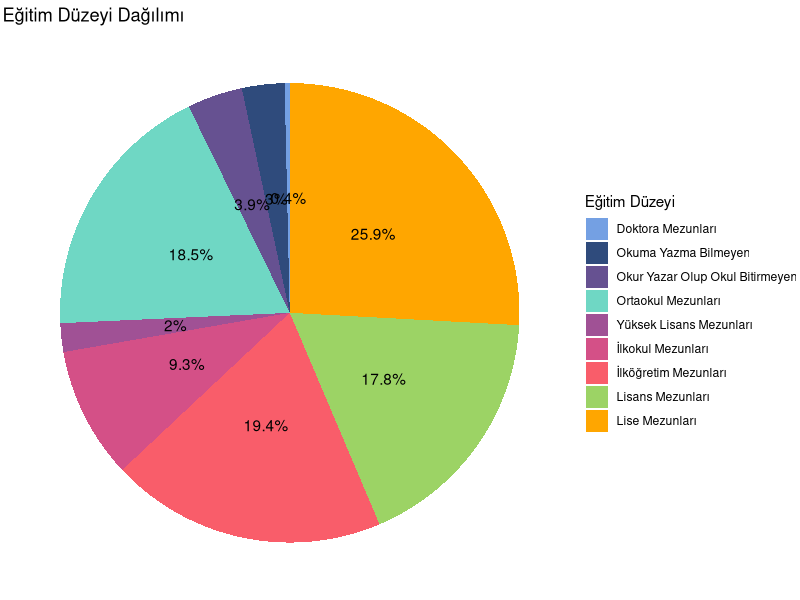
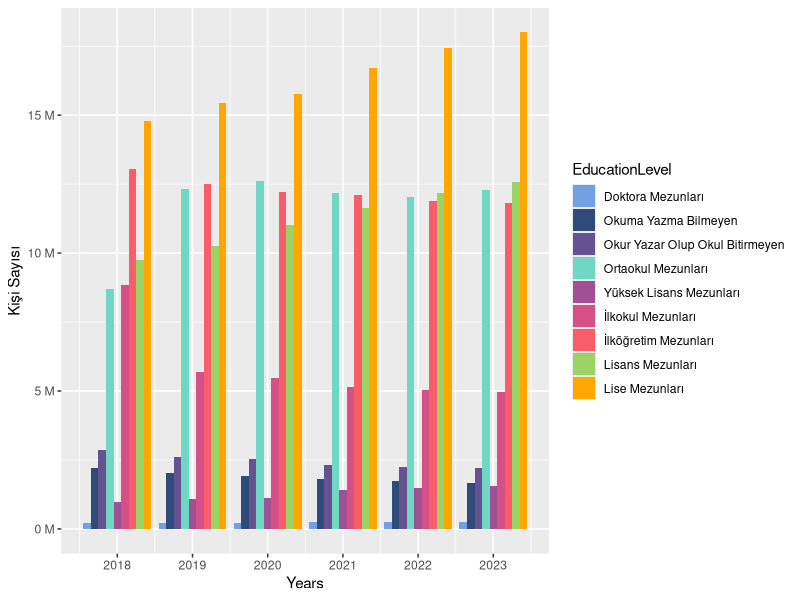
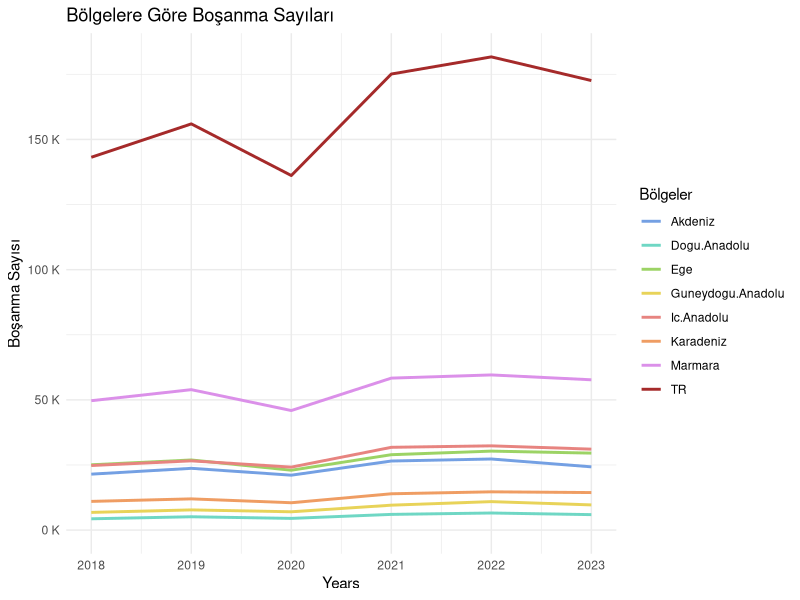
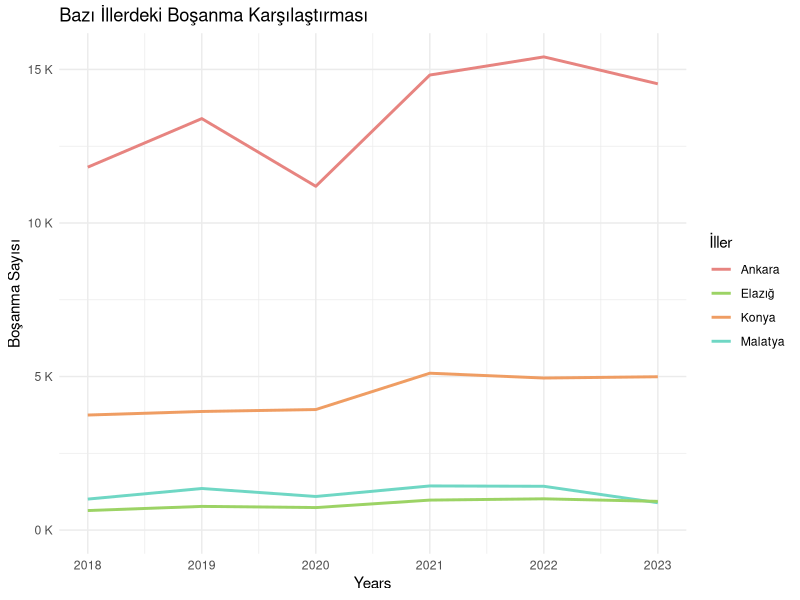
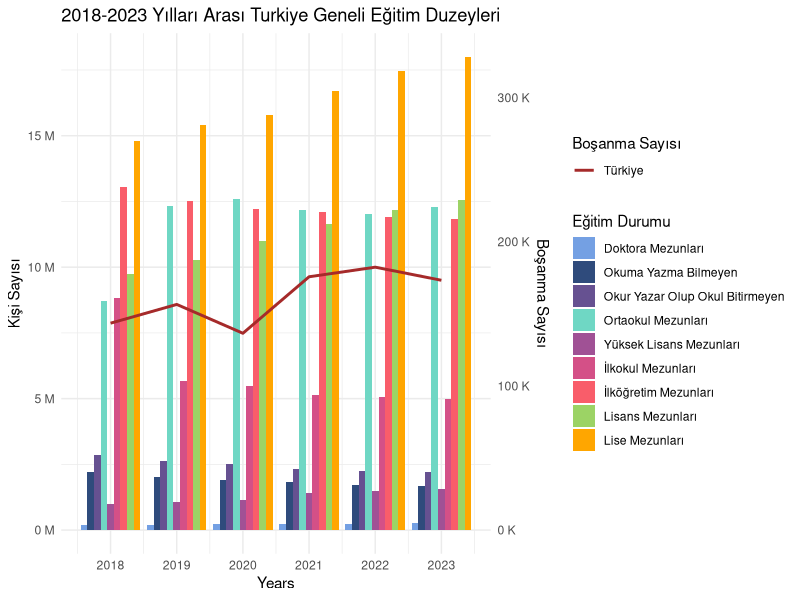
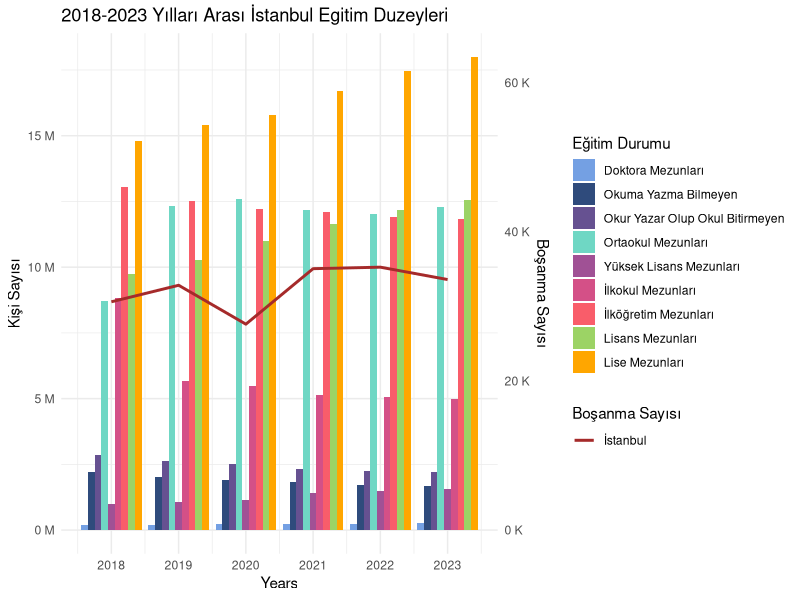
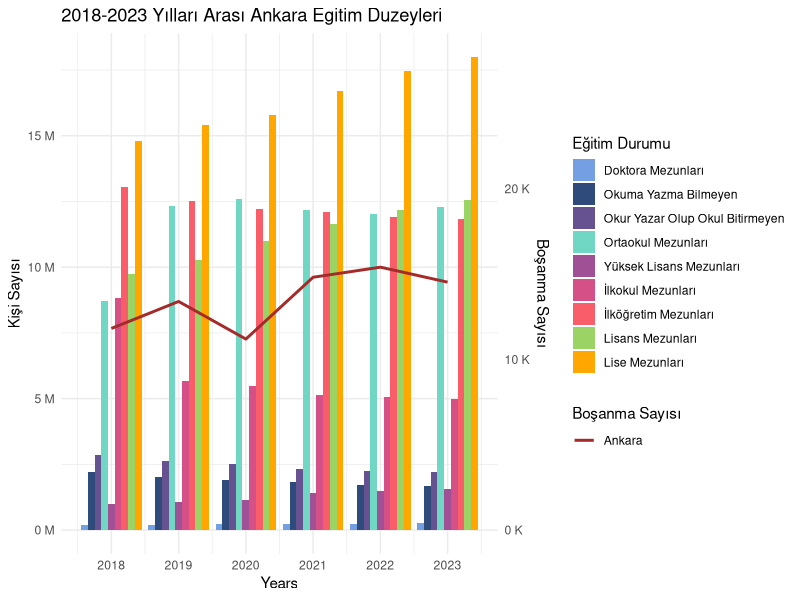
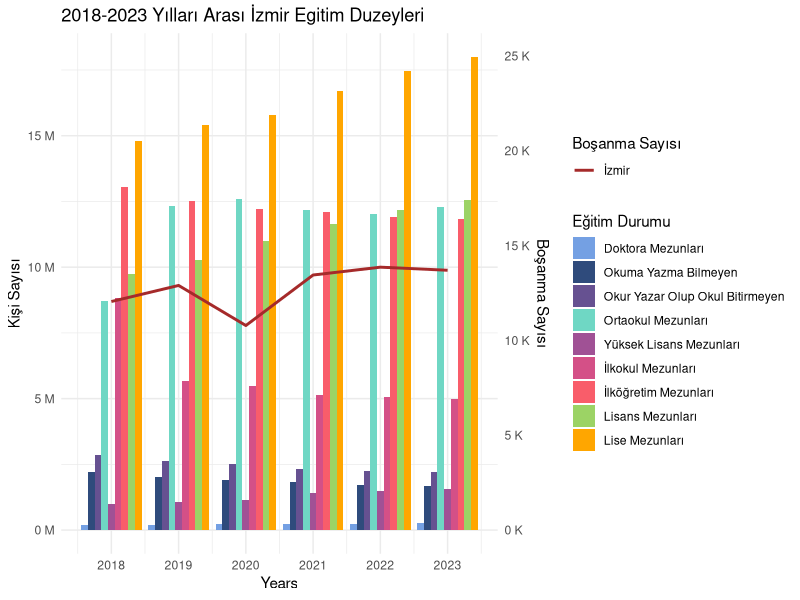

These charts were generated, in order, by the following R code:
## ---- chunk 1

# Kütüphaneler
suppressPackageStartupMessages(library(readr))
suppressPackageStartupMessages(library(ggplot2))
suppressPackageStartupMessages(library(dplyr))
suppressPackageStartupMessages(library(tidyr))  # pivot_longer fonksiyonu için

# Read bar data
bar_data <- read.csv("./calisma2-veriler/veri_edited_en.csv", header = TRUE, encoding = "UTF-8", sep = ";")

# bar_data ilk 10 satır
knitr::kable(head(bar_data, 10), caption = "Veri Setinin İlk 10 Satırı")

# Reshape bar data to long format
bar_data_long <- bar_data %>%
  pivot_longer(cols = c("illiterate_total", "literate_without_diploma_total", "primary_school_total", "primary_education_total",
                        "lower_secondary_school_total", "upper_secondary_school_total",
                        "universities_and_other_higher_educational_institutions_total",
                        "master_total", "doctorate_total"), names_to = "EducationLevel", values_to = "Total")

# Eğitim düzeyi dağılımı için pie chart
education_summary <- bar_data_long %>%
    group_by(EducationLevel) %>%
    summarize(Total = sum(Total, na.rm = TRUE))

  print(ggplot(education_summary, aes(x = "", y = Total, fill = EducationLevel)) +
    geom_bar(stat = "identity", width = 1) +
    coord_polar("y", start = 0) +
    labs(title = "Eğitim Düzeyi Dağılımı", fill = "Eğitim Düzeyi") +
    theme_void() +
    geom_text(aes(label = paste0(round((Total / sum(Total)) * 100, 1), "%")), 
              position = position_stack(vjust = 0.5)) +
      scale_fill_manual(values = c("doctorate_total" ="#74a0e3",
                               "illiterate_total" = "#2f4b7c", 
                               "literate_without_diploma_total" = "#665191",
                               "lower_secondary_school_total" = "#6fd7c4",
                               "master_total" = "#a05195",
                               "primary_education_total" = "#d45087",
                               "primary_school_total" = "#f95d6a", "universities_and_other_higher_educational_institutions_total" ="#9cd365",
                               "upper_secondary_school_total" ="#ffa600"
                               ),
                    labels = c("Doktora Mezunları",
                               "Okuma Yazma Bilmeyen",
                               "Okur Yazar Olup Okul Bitirmeyen",
                               "Ortaokul Mezunları",
                               "Yüksek Lisans Mezunları",
                               "İlkokul Mezunları",
                               "İlköğretim Mezunları",
                               "Lisans Mezunları",
                               "Lise Mezunları"
                               )))

#Create bar graph through years w/ education data
print(ggplot(bar_data_long, aes(x = year, fill = EducationLevel)) +
      geom_bar(aes(y = Total), stat = "identity", position = "dodge", alpha = 1) +
        scale_fill_manual(values = c("doctorate_total" ="#74a0e3",
                               "illiterate_total" = "#2f4b7c", 
                               "literate_without_diploma_total" = "#665191",
                               "lower_secondary_school_total" = "#6fd7c4",
                               "master_total" = "#a05195",
                               "primary_education_total" = "#d45087",
                               "primary_school_total" = "#f95d6a", "universities_and_other_higher_educational_institutions_total" ="#9cd365",
                               "upper_secondary_school_total" ="#ffa600"
                               ),
                    labels = c("Doktora Mezunları",
                               "Okuma Yazma Bilmeyen",
                               "Okur Yazar Olup Okul Bitirmeyen",
                               "Ortaokul Mezunları",
                               "Yüksek Lisans Mezunları",
                               "İlkokul Mezunları",
                               "İlköğretim Mezunları",
                               "Lisans Mezunları",
                               "Lise Mezunları"
                               )) +
        scale_y_continuous(
      name = "Kişi Sayısı",
      labels = function(x) paste(x / 1e6, "M"),
      limits = c(0, NA)
    ) +
    scale_x_continuous(
      name = "Years",
      breaks = 2018:2023
    ))

# Read line data
line_data <- read.csv("./calisma2-veriler/bosanma_verisi_edited.csv", header = TRUE, encoding = "UTF-8", sep = ";")

# line_data ilk 10 satır
knitr::kable(head(line_data, 10), caption = "Veri Setinin İlk 10 Satırı")

 #read region data
  region_data <- read.csv("./calisma2-veriler/bosanma_bolge.csv", header = TRUE, encoding = "UTF-8", sep = ";")

 # Create line graph throught years acc to regions
  print(ggplot(region_data, aes(x = year)) +
    geom_line(aes(x=year, y = TR, color ="TR"), linewidth = 1) +
    geom_line(aes(x = year, y = Akdeniz, color = "Akdeniz"), linewidth = 1) +
    geom_line(aes(x = year, y = Guneydogu.Anadolu, color = "Guneydogu.Anadolu"), linewidth = 1) +
    geom_line(aes(x=year, y= Ege, color ="Ege"), linewidth = 1) +
    geom_line(aes(x = year, y=Marmara, color ="Marmara"), linewidth = 1) +
    geom_line(aes(x = year, y = Dogu.Anadolu, color="Dogu.Anadolu"), linewidth = 1) +
    geom_line(aes(x = year, y = Ic.Anadolu, color ="Ic.Anadolu"), linewidth = 1) +
    geom_line(aes(x = year, y = Karadeniz, color ="Karadeniz"), linewidth = 1) +
      scale_color_manual(name = "Bölgeler",
                     values = c("Akdeniz" = "#74a0e3", "Guneydogu.Anadolu" = "#e8d359", "Ege" = "#9cd365" , "Marmara" = "#db90e9" , "Dogu.Anadolu" ="#6fd7c4" , "TR" = "brown" , "Ic.Anadolu" = "#e78480","Karadeniz"="#ef9d63")) +
    scale_y_continuous(
      name = "Boşanma Sayısı",
      labels = function(x) paste(x / 1e3, "K"),
      limits = c(0, NA)
    ) +
    scale_x_continuous(
      name = "Years",
      breaks = 2018:2023  # Step 1 on x-axis
    ) +
    labs(title = "Bölgelere Göre Boşanma Sayıları") +
    theme_minimal())

 # Create line grapfh throught years
  print(ggplot(line_data, aes(x = year)) +
    geom_line(aes(x = year, y = Ankara, color = "Ankara"), linewidth = 1) +
    geom_line(aes(x = year, y = Konya, color = "Konya"), linewidth = 1) +
    geom_line(aes(x = year, y = Malatya, color = "Malatya"), linewidth = 1) +
    geom_line(aes(x=year, y= Elazığ, color = "Elazığ"), linewidth = 1) +
      scale_color_manual(name = "İller",
                     values = c("Ankara" = "#e78480", "Konya" = "#ef9d63", "Malatya" = "#6fd7c4", "Elazığ" = "#9cd365")) +
    scale_y_continuous(
      name = "Boşanma Sayısı",
      labels = function(x) paste(x / 1e3, "K"),
      limits = c(0, NA)
    ) +
    scale_x_continuous(
      name = "Years",
      breaks = 2018:2023  # Step 1 on x-axis
    ) +
    labs(title = "Bazı İllerdeki Boşanma Karşılaştırması") +
    theme_minimal())

# Merge data to ensure categories are aligned
merged_data <- merge(bar_data_long, line_data, by = "year", all.x = TRUE)

# İl listesini tanımlama
iller <- c("TR")

for (il in iller) {
  max_value <- max(merged_data[il])
  coef <- 10e6/max_value
  
  # Create the dual-axis plot
  print(ggplot(merged_data, aes(x = year, fill = EducationLevel)) +
    geom_bar(aes(y = Total), stat = "identity", position = "dodge", alpha = 1) +
    geom_line(aes(x = year, y = !!sym(il) * coef, group = "bosanma", color="Türkiye"), linewidth = 1) +
   scale_fill_manual(values = c("doctorate_total" ="#74a0e3",
                               "illiterate_total" = "#2f4b7c", 
                               "literate_without_diploma_total" = "#665191",
                               "lower_secondary_school_total" = "#6fd7c4",
                               "master_total" = "#a05195",
                               "primary_education_total" = "#d45087",
                               "primary_school_total" = "#f95d6a", "universities_and_other_higher_educational_institutions_total" ="#9cd365",
                               "upper_secondary_school_total" ="#ffa600"
                               ),
                    labels = c("Doktora Mezunları",
                               "Okuma Yazma Bilmeyen",
                               "Okur Yazar Olup Okul Bitirmeyen",
                               "Ortaokul Mezunları",
                               "Yüksek Lisans Mezunları",
                               "İlkokul Mezunları",
                               "İlköğretim Mezunları",
                               "Lisans Mezunları",
                               "Lise Mezunları"
                               )) +
    scale_color_manual(values = c("Türkiye" = "brown"), name = "Boşanma Sayısı") +
    scale_y_continuous(
      name = "Kişi Sayısı",
      sec.axis = sec_axis(~ . / coef, name="Boşanma Sayısı",
                          labels = function(x) paste(x / 1e3, "K")),
      labels = function(x) paste(x / 1e6, "M"),
      limits = c(0, NA)
    ) +
    scale_x_continuous(
      name = "Years",
      breaks = 2018:2023  # Step 1 on x-axis
    ) +
    labs(title = ifelse(il == "TR", "2018-2023 Yılları Arası Turkiye Geneli Eğitim Duzeyleri", paste("2018-2023 Yılları Arası", il, "Egitim Duzeyleri")), fill = "Eğitim Durumu") +
    theme_minimal())
}

iller <- c("İstanbul", "Ankara", "İzmir", "Ardahan", "Bayburt", "Tunceli")

for (il in iller) {
  max_value <- max(merged_data[il])
  coef <- 10e6/max_value
  
  # Create the dual-axis plot
  print(ggplot(merged_data, aes(x = year, fill = EducationLevel)) +
    geom_bar(aes(y = Total), stat = "identity", position = "dodge", alpha = 1) +
    geom_line(aes(x = year, y = !!sym(il) * coef, group = "bosanma", color = "bosanma"), linewidth = 1) +
   scale_fill_manual(values = c("doctorate_total" ="#74a0e3",
                               "illiterate_total" = "#2f4b7c", 
                               "literate_without_diploma_total" = "#665191",
                               "lower_secondary_school_total" = "#6fd7c4",
                               "master_total" = "#a05195",
                               "primary_education_total" = "#d45087",
                               "primary_school_total" = "#f95d6a", "universities_and_other_higher_educational_institutions_total" ="#9cd365",
                               "upper_secondary_school_total" ="#ffa600"
                               ),
                    labels = c("Doktora Mezunları",
                               "Okuma Yazma Bilmeyen",
                               "Okur Yazar Olup Okul Bitirmeyen",
                               "Ortaokul Mezunları",
                               "Yüksek Lisans Mezunları",
                               "İlkokul Mezunları",
                               "İlköğretim Mezunları",
                               "Lisans Mezunları",
                               "Lise Mezunları"
                               )) +
    scale_color_manual(values = c("bosanma" = "brown"), name = "Boşanma Sayısı" , labels= c(il)) +
    scale_y_continuous(
      name = "Kişi Sayısı",
      sec.axis = sec_axis(~ . / coef, name="Boşanma Sayısı",
                          labels = function(x) paste(x / 1e3, "K")),
      labels = function(x) paste(x / 1e6, "M")
    ) +
    scale_x_continuous(
      name = "Years",
      breaks = 2018:2023  # Step 1 on x-axis
    ) +
    labs(title = ifelse(il == "TR", "2018-2023 Yılları Arası Turkiye Geneli Eğitim Duzeyleri", paste("2018-2023 Yılları Arası", il, "Egitim Duzeyleri")), fill = "Eğitim Durumu") +
    theme_minimal())
}
